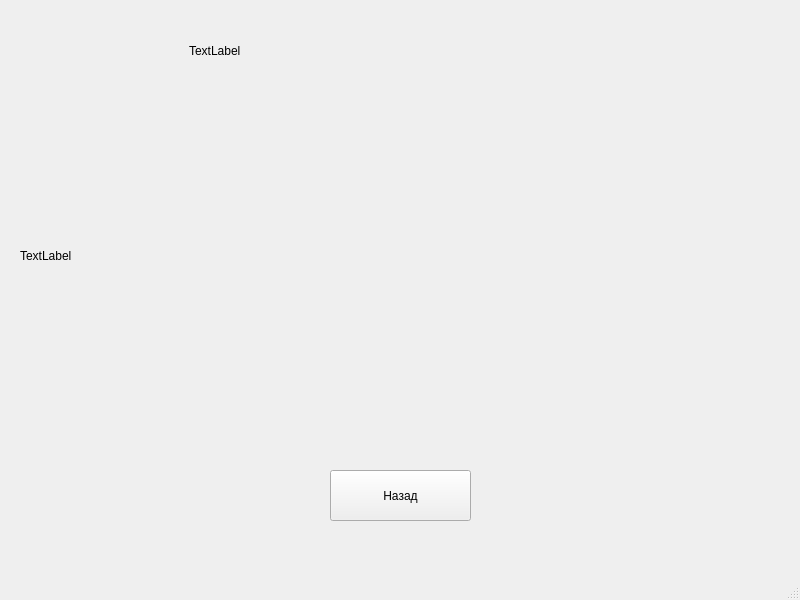
<?xml version="1.0" encoding="UTF-8"?>
<ui version="4.0">
 <class>MainWindow</class>
 <widget class="QMainWindow" name="MainWindow">
  <property name="geometry">
   <rect>
    <x>0</x>
    <y>0</y>
    <width>800</width>
    <height>600</height>
   </rect>
  </property>
  <property name="windowTitle">
   <string>MainWindow</string>
  </property>
  <widget class="QWidget" name="centralwidget">
   <widget class="QLabel" name="label">
    <property name="geometry">
     <rect>
      <x>189</x>
      <y>20</y>
      <width>461</width>
      <height>61</height>
     </rect>
    </property>
    <property name="styleSheet">
     <string notr="true">font: 18pt &quot;Helvetica&quot;;</string>
    </property>
    <property name="text">
     <string>TextLabel</string>
    </property>
   </widget>
   <widget class="QLabel" name="label_2">
    <property name="geometry">
     <rect>
      <x>20</x>
      <y>80</y>
      <width>741</width>
      <height>351</height>
     </rect>
    </property>
    <property name="styleSheet">
     <string notr="true">font: 16pt &quot;Helvetica&quot;;</string>
    </property>
    <property name="text">
     <string>TextLabel</string>
    </property>
   </widget>
   <widget class="QPushButton" name="pushButton">
    <property name="geometry">
     <rect>
      <x>330</x>
      <y>470</y>
      <width>141</width>
      <height>51</height>
     </rect>
    </property>
    <property name="text">
     <string>Назад</string>
    </property>
   </widget>
  </widget>
  <widget class="QMenuBar" name="menubar">
   <property name="geometry">
    <rect>
     <x>0</x>
     <y>0</y>
     <width>800</width>
     <height>22</height>
    </rect>
   </property>
  </widget>
  <widget class="QStatusBar" name="statusbar"/>
 </widget>
 <resources/>
 <connections/>
</ui>
